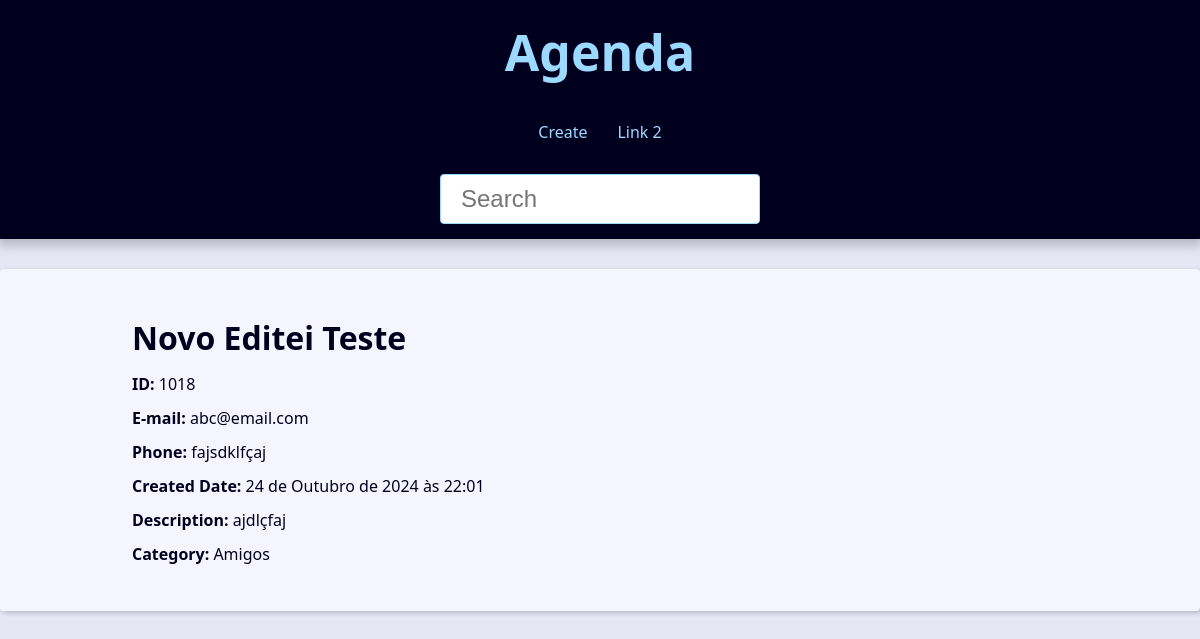
The app's page /contact/1018/detail/ with its own data.
### contact/models.py (models this page shows, shortened)
class Contact(models.Model):
    first_name = models.CharField(max_length=50,)
    last_name = models.CharField(max_length=50, blank=True)
    phone = models.CharField(max_length=50, verbose_name='Telefone')
    email = models.EmailField(max_length=25,  blank=True)
    created_date = models.DateTimeField(default=timezone.now)
    description = models.TextField(blank=True)
    show =  models.BooleanField(default=True)
    picture = models.ImageField(blank=True, upload_to='pictures/%Y/%m/')
    category = models.ForeignKey(
        Category,
        on_delete=models.SET_NULL,
        blank=True, null=True
    )
    owner = models.ForeignKey(
        User,
        on_delete=models.SET_NULL,
        blank=True, null=True
    )

class Category(models.Model):
    class Meta:
        verbose_name = 'Category'
        verbose_name_plural = 'Categories'
    name = models.CharField(max_length=50)

### contact/views/contact_views.py (the view)
# urls.py: path('contact/<int:contact_id>/detail/', views.contact, name='contact'),
def contact(request, contact_id):
    single_contact = get_object_or_404(
        Contact, pk=contact_id, show=True
    )
    site_title = f'{single_contact.first_name} {single_contact.last_name} - '
    context = {
        'contact': single_contact,
        'site_title': site_title
    }
    return render(
        request,
        'contact/contact.html',
        context
    )

### contact/templates/contact/contact.html
{% extends "global/base.html" %}
{% block content %}
    <div class="single-contact">
        <h1 class="single-contact-name">
            {{ contact.first_name }} {{ contact.last_name }}
        </h1>
        <p><b>ID:</b> {{ contact.id }}</p>
        <p><b>E-mail:</b> {{ contact.email }}</p>
        <p><b>Phone:</b> {{ contact.phone }}</p>
        <p><b>Created Date:</b> {{ contact.created_date }}</p>
        <p><b>Description:</b> {{ contact.description }}</p>
        <p><b>Category:</b> {{ contact.category.name }}</p>
    </div>
{% endblock content %}

### base_static/global/css/style.css (style rules this page uses)
:root { --spacing: 1.5rem; --link-dark-color: rgb(0, 83, 134); --link-light-color: rgb(156, 217, 255); --clr-white: rgb(245, 245, 255); --clr-black: rgb(0, 0, 30); --clr-light-gray: rgb(230, 230, 245); --clr-dark-shadow-5: rgba(0, 0, 10, 5%); --clr-dark-shadow-10: rgba(0, 0, 10, 10%); --clr-dark-shadow-20: rgba(0, 0, 10, 20%); --clr-light-shadow-5: rgba(200, 200, 255, 5%); --clr-light-shadow-10: rgba(200, 200, 255, 10%); --clr-light-shadow-20: rgba(200, 200, 255, 20%); --main-page-width: 120rem; --table-min-width: 60rem; --biggest-font-size: 5rem; --bigger-font-size: 4rem; --big-font-size: 3.2rem; --medium-font-size: 2.4rem; --small-font-size: 1.6rem; --smaller-font-size: 1.4rem; --smallest-font-size: 1.2rem; --transition-fast: 300ms; --transition-medium: 600ms; --transition-slow: 1s; --default-border-radius: 4px; }
*, *::before, *::after { margin: 0; padding: 0; box-sizing: border-box; }
html { font-size: 62.5%; }
body { font-family: system-ui, -apple-system, BlinkMacSystemFont, 'Segoe UI', Roboto, Oxygen, Ubuntu, Cantarell, 'Open Sans', 'Helvetica Neue', sans-serif; line-height: 1.5; font-size: var(--small-font-size); color: var(--clr-black); -webkit-font-smoothing: antialiased; background: var(--clr-light-gray); }
@media (min-width: 600px) { .single-contact { max-width: 80%; margin: calc(var(--spacing) * 2) auto; } }
.single-contact h1 { margin: 1rem 0; }
.single-contact p { margin: 1rem 0; }

### records on screen
Contact: first_name "Novo Editei", last_name "Teste", id "1018", email "abc@email.com", phone "fajsdklfçaj", created_date "24 de Outubro de 2024 às 22:01", description "ajdlçfaj", category.name "Amigos"
